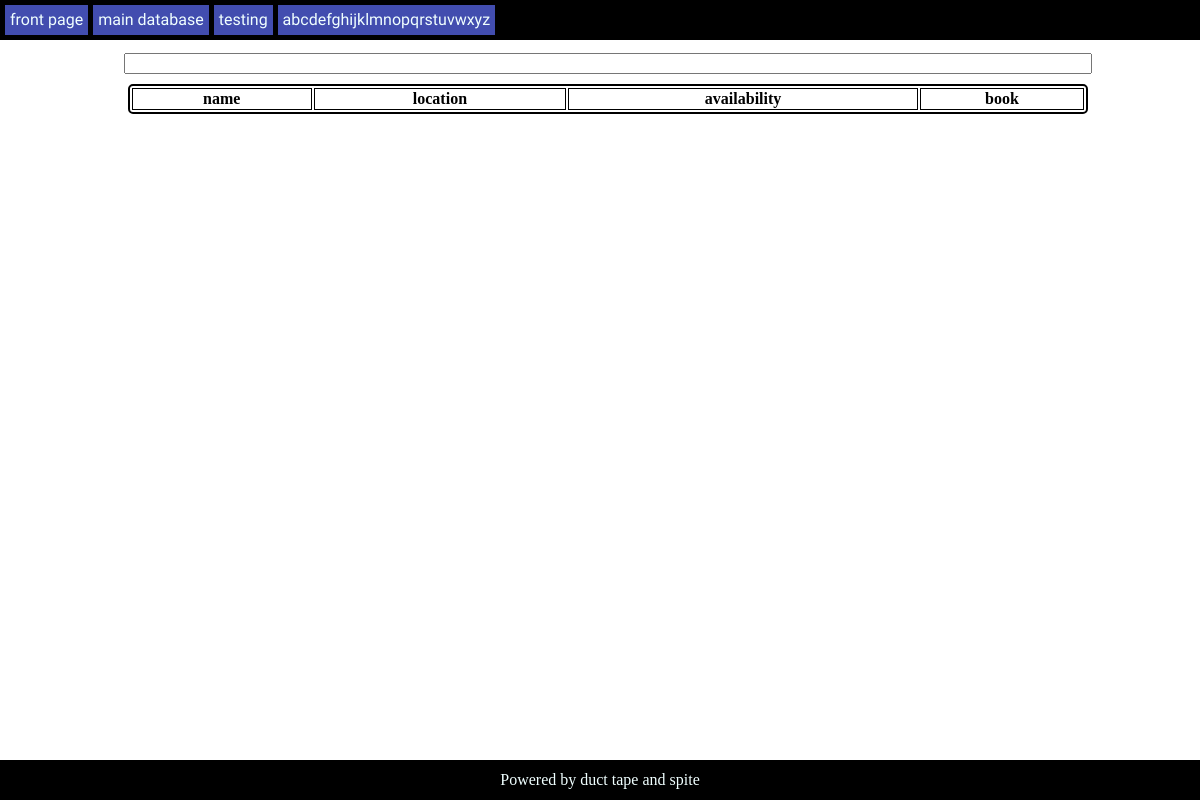
Page /db/ on the earlier database version.
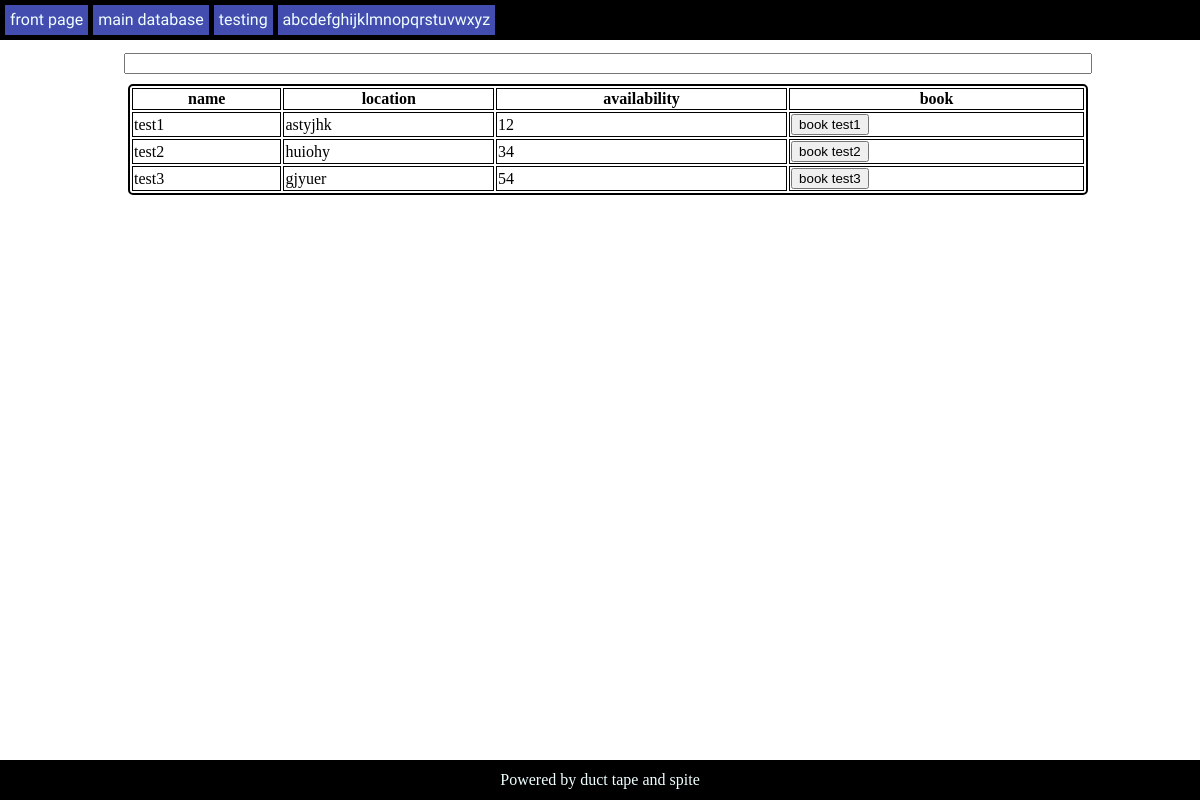
Same page on the later database version.
### main.py (models this page shows)
class Entry(db.Model):
    id: Mapped[int] = mapped_column(primary_key=True)
    name: Mapped[str] = mapped_column(unique=True)
    locationText: Mapped[str] = mapped_column() # text description for the entry's location
    locationImg: Mapped[str] = mapped_column() # url for the image to display on hover
    available: Mapped[int] = mapped_column() # tracks available instances of the entry
    booked: Mapped[int] = mapped_column() # tracks booked instances of the entry

### main.py (the view)
@app.route("/db/")
def lookup():
    data: list[Entry] = db.session.execute(db.select(Entry).order_by(Entry.name)).scalars().all()
    return render_template('dbTemplate.html', data=[[entry.name, entry.locationText, entry.locationImg, entry.available, entry.booked] for entry in data])

### templates/dbTemplate.html (shortened to what this page needs)
<!doctype html>
<head>
    <link rel="stylesheet" href="/static/styling.css">
</head>
<body>
    <div class="navbar">
      <a href="/">front page</a>
      <a href="/db">main database</a>
        <a href="/hello">testing</a>
        <a href="/hello">abcdefghijklmnopqrstuvwxyz</a>
    </div>
    <div class="container">
        <div class="inner">
            <div class="dbLookup">
                <input type="text" id="searchTerms" onkeyup="sortTable('searchTerms', 'data')">
                <table id="data">
                    <tr>
                        <th>name</th>
                        <th>location</th>
                        <th>availability</th>
                        <th>book</th>
                    </tr>
                    {% for a in data: %}
                    <tr>
                        <td>{{a[0]}}</td>
                        <td class="hoverImg" style="--img: url({{ a[2] }})">{{a[1]}}</td>
                        <td>{{a[3]}}</td>
                        <td><button onclick="document.location.href='/book/{{ a[0] }}'">book {{a[0]}}</button></td>
                    </tr>
                    {% endfor %}
                </table>
            </div>
            <div class="footer">
                <p>Powered by duct tape and spite</p>
            </div>
        </div>
    </div>
</body>

### static/styling.css (style rules this page uses)
body { box-sizing: border-box; margin: 0; }
.navbar { position: sticky; box-sizing: border-box; width: 100%; height: 5vh; padding: 5px; top: 0; background-color: #000000; display: flex; flex-direction: row; gap: 5px; }
.navbar > a { box-sizing: border-box; background-color: #424daf; color: azure; text-decoration: none; text-anchor: middle; text-align: center; font-family: "ADLaM Display"; padding: 5px; transition: 0.3s; }
.container { width: 100%; height: 95vh; overflow-y: scroll; overflow-x: hidden; }
.container > .inner > * { margin: 8px; left: 8px; right: 8px; }
.container > .inner { min-height: 95vh; width: 100%; display: flex; flex-direction: column; justify-content: space-between; overflow: hidden; }
.footer { box-sizing: border-box; width: 100%; height: 5vh; bottom: 0; background-color: #000000; align-self: flex-end; display: flex; flex-direction: row; gap: 5px; }
.footer > p { color: azure; margin:auto; }
.container > .inner > .footer { margin: 0px; left: 0px; right: 0px; }
.dbLookup { min-height: 85vh; width: 100%; display: flex; flex-direction: column; }
#data, #searchTerms { margin: auto; margin-top: 5px; margin-bottom: 5px; width: 80%; }
#data { border: 2px solid #000000; border-radius: 5px; }
#searchTerms { display: block; }
td, th { border: 1px solid #000000; }

Differences in the rows shown:
added Entry: name "test1", locationText "astyjhk", available "12"
added Entry: name "test2", locationText "huiohy", available "34"
added Entry: name "test3", locationText "gjyuer", available "54"
